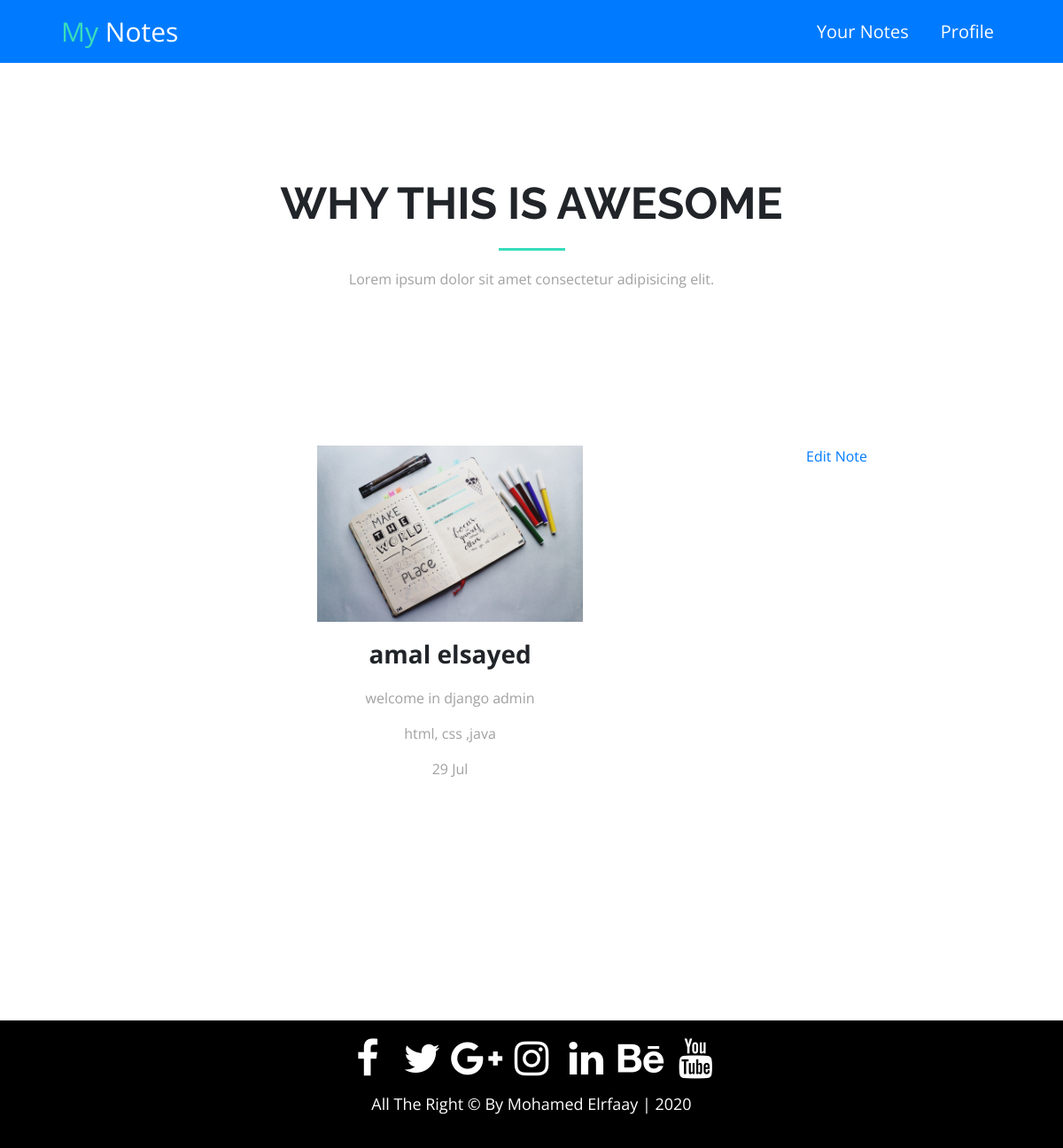
/notes/amal-elsayed/ (signed in), run on the app's committed database.
### note_app/models.py (models this page shows, shortened)
class Note(models.Model):
    user = models.ForeignKey(User,on_delete=models.CASCADE)
    title = models.CharField(blank=True, max_length=100)
    slug = models.SlugField(null=True,blank=True)
    content = RichTextField()
    last_update = models.DateTimeField(blank=True, default=datetime.datetime.now)
    active = models.BooleanField(default=True)
    tags = models.CharField(blank=True, max_length=100)
    img = models.ImageField(upload_to="notes-img")

### note_app/views.py (the view)
# urls.py: url(r'^(?P<slug>[-\w]+)/$',views.note_detail,name='note_detail'),
def note_detail(request,slug):
    note = get_object_or_404(Note,slug=slug)
    user = request.user
    profile = get_object_or_404(Profile, user=user)
    return render(request,'one_note.html',{
        'note':note,
        'profile': profile,
    })

### note_app/templates/one_note.html (shortened to what this page needs)
{% extends 'base.html' %}
{% load static %}
{% block body %}
    <div class="awesome text-center">
        <div class="container">
            <h2 class="awesome-head h1 head-border-center" style="margin-top: 120px;">Why this is Awesome</h2>
            <p class="awesome-desc">Lorem ipsum dolor sit amet consectetur adipisicing elit.</p>
            <div class="row">
                <div class="col-md-10" style="text-align: center;margin: auto;">
                    <img src="{% static "home-static/images/two.jpg" %}" style="width: 300px;" alt="">
                    <h3 class="feat-head">{{note.title}}</h3>
                    <p class="feat-info">{{note.content|safe}}</p>
                    <p class="feat-info">{{note.tags}}</p>
                    <p class="feat-info">{{note.last_update|date:"j M"}}</p>
                </div>
                <a href="{% url 'projectt:edit_note' note.slug%}">Edit Note</a>
            </div>
        </div>
    </div>
{% endblock %}

### static/home-static/style.css (style rules this page uses)
body { font-family: "Open Sans", sans-serif; }
.awesome { padding: 80px 0; }
.awesome .awesome-head { font-weight: bold; font-size: 50px; font-family: "Raleway", sans-serif; text-transform: uppercase; }
.head-border-center:after { content: ""; display: block; width: 75px; height: 3px; background-color: #38ddbb; margin: 20px auto; }
.awesome .awesome-desc { margin-bottom: 80px; color: #a1a1a1; }
.awesome .feat-head { font-weight: bold; margin-top: 20px; margin-bottom: 20px; }
.awesome .feat-info { color: #a1a1a1; }

### static/home-static/app.css (style rules this page uses)
.row { margin:11rem; margin-left: 61px; }

### data on the page
Note: title "amal elsayed", content "welcome in django admin", tags "html, css ,java", last_update "29 Jul"
